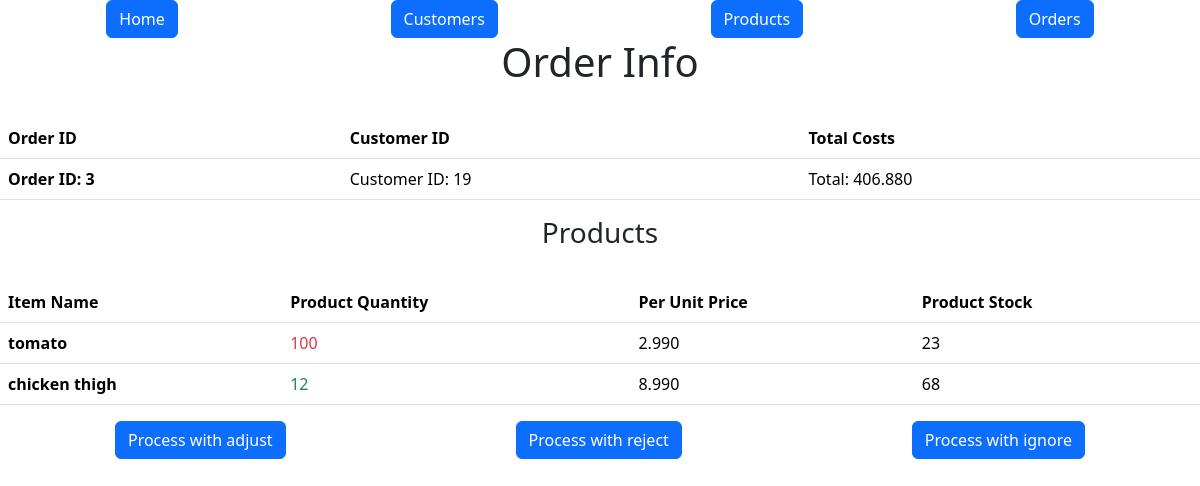
The page /orders/3 on the database as committed earlier.
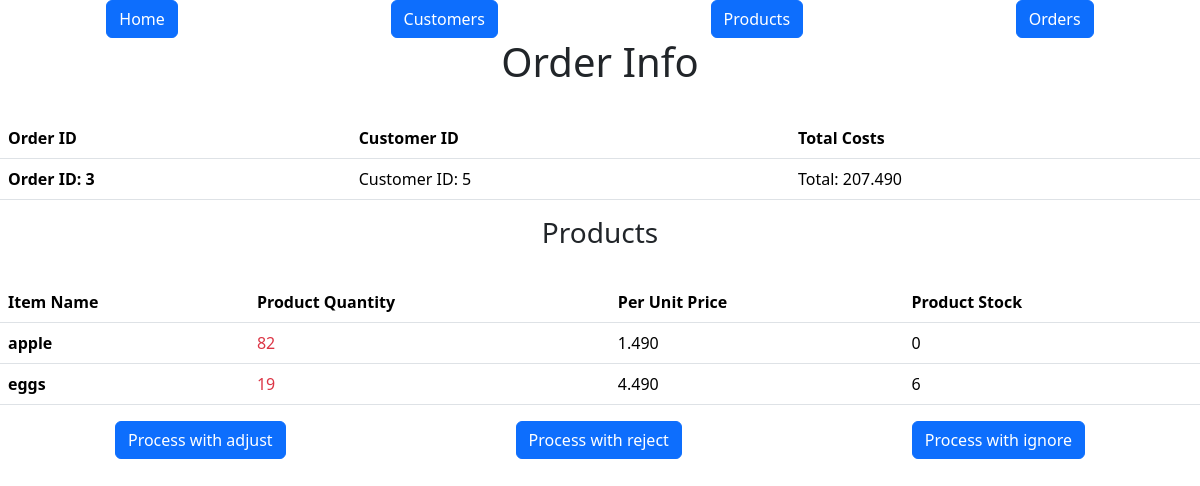
The same page on the database as committed later.
### models.py (models this page shows, shortened)
class Order(db.Model):
    id = mapped_column(Integer, primary_key=True)
    customer_id = mapped_column(Integer, ForeignKey(Customer.id), nullable=False)
    total = mapped_column(DECIMAL(10, 3), default=0)
    customer = relationship("Customer", back_populates="orders")
    items = relationship("ProductOrder", cascade="all, delete-orphan")
    created_at = mapped_column(DateTime, default=func.now())
    processed = mapped_column(DateTime, default=None, nullable=True)
    def total(self):
        total = 0
        for item in self.items:
            total += item.product.price * item.quantity
        math.floor(total)
        return total

class Products(db.Model):
    id = mapped_column(Integer, primary_key=True)
    name = mapped_column(String(200), nullable=False)
    price = mapped_column(DECIMAL(10, 3), nullable=False)
    available = mapped_column(Integer, default=0)
    orders = relationship("ProductOrder")

class ProductOrder(db.Model):
    id = mapped_column(Integer, primary_key=True)
    order_id = mapped_column(Integer, ForeignKey(Order.id), nullable=False)
    product_id = mapped_column(Integer, ForeignKey(Products.id), nullable=False)
    quantity = mapped_column(Integer, nullable=False)
    product = relationship("Products", back_populates="orders")
    order = relationship("Order", back_populates="items")

### routes/html_bp.py (the view)
@htmls_bp.route("/orders/<int:id>", methods=["GET"])
def orders_info(id):
    order = db.get_or_404(Order, id)
    return render_template("order.html", order=order)

### templates/order.html (shortened to what this page needs)
{%extends "base.html"%} {%block content%}
<h1 class="d-flex justify-content-center">Order Info</h1>
<br />
<table class="table table-hover">
<thead>
  <tr>
    <th scope="col">Order ID</th>
    <th scope="col">Customer ID</th>
    <th scope="col">Total Costs</th>
  </tr>
</thead>
<tbody>
<tbody>
  <tr>
  <th scope="row">Order ID: {{order.id}}</th>
  <td>Customer ID: {{order.customer_id}}</td>
  <td>Total: {{order.total()}}</td>
</tr>
</tbody>
</table>
  <h3 class="d-flex justify-content-center">Products</h3>
  <br />
  <table class="table table-hover">
    <thead>
      <tr>
        <th scope="col">Item Name</th>
        <th scope="col">Product Quantity</th>
        <th scope="col">Per Unit Price</th>
        <th scope="col">Product Stock</th>
      </tr>
    </thead>
    <tbody>
      {% for item in order.items %}
      <tr>
        <th scope="row">{{item.product.name}}</th>
        {% if item.quantity > item.product.available %}
        <td class="text-danger">{{item.quantity}}</td>
        {% else %}
        <td class="text-success">{{item.quantity}}</td>
        {% endif %}
        <td>{{item.product.price}}</td>
        <td>{{item.product.available}}</td>
      </tr>
      {% endfor %}
    </tbody>
  </table>
<div class="d-flex justify-content-around">
  <form
    method="POST"
    action="{{url_for('api_orders.process_order', id=order.id)}}"
  >
    <button
      type="submit"
      class="btn btn-primary"
      name="strategy"
      value="adjust"
    >
      Process with adjust
    </button>
  </form>
  <form
    method="POST"
    action="{{url_for('api_orders.process_order', id=order.id)}}"
  >
    <button
      type="submit"
      class="btn btn-primary"
      value="reject"
      name="strategy"
    >
      Process with reject
    </button>
  </form>
  <form
    method="POST"
    action="{{url_for('api_orders.process_order', id=order.id)}}"
  >
    <button
      type="submit"
      class="btn btn-primary"
      name="strategy"
      value="ignore"
    >
      Process with ignore
    </button>
  </form>
  {%endblock%}

Rows that differ between the two databases and show on the page:
no longer on this page (row edited): Products: total "406.880"
changed Order id 3: customer_id "19" → "5"
now on this page (row edited): Products: total "207.490"
changed ProductOrder: product.name "tomato" → "apple"; quantity "100" → "82"; product.price "2.990" → "1.490"; product.available "23" → "0"
changed ProductOrder: product.name "chicken thigh" → "eggs"; product.price "8.990" → "4.490"; product.available "68" → "6"; quantity "12" → "19"
